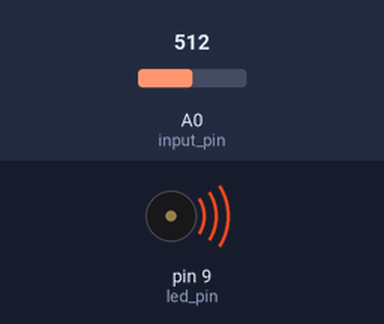
This sketch was run on a simulated Arduino Uno, built with avr-gcc and run on an emulated ATmega328P. Shown: buzzer (waves = sounding). The test bench sets the inputs (shaded band); at power-on: A0 (input_pin) = 512.

Above: at 1.2 s.
1.3 s: A0 (input_pin) set to 11
At 2.2 s:
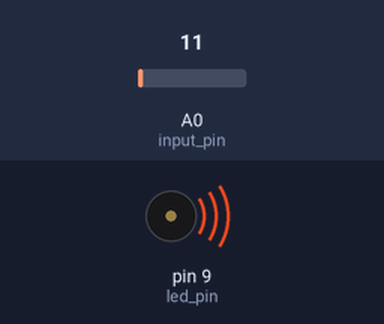
2.8 s: A0 (input_pin) set to 8
At 3.5 s:
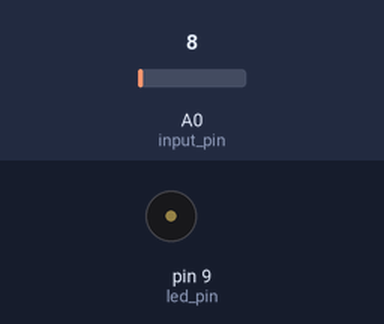
4.3 s: A0 (input_pin) set to 122
At 4.6 s:
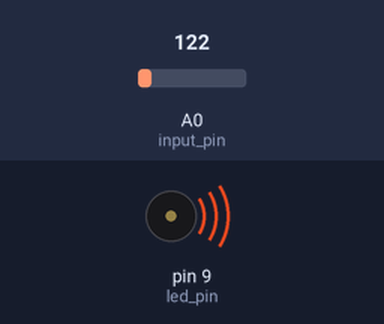
5.8 s: A0 (input_pin) set to 0
At 6.9 s:
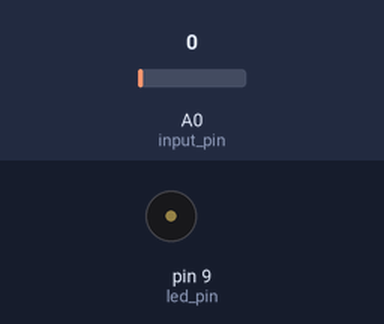
Timing chart, 0 to 8.3 s (numbered marks = the images above; inputs shaded):
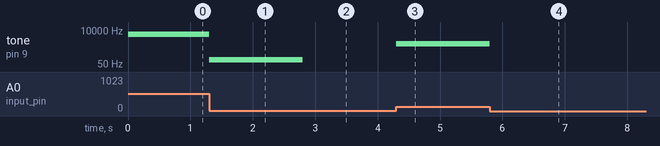

The sketch:

potentio-piezo.ino
```cpp
int input_pin= A0; // Use A0 as input (from potentiometer)
int led_pin = 9;  // Use pin 9 as output (for led, buzzer)

void setup() {
  pinMode(input_pin, INPUT); // input_pin should be set to input
  pinMode(led_pin, OUTPUT);  // led_pin should be set to output
}

void loop() {
 int input = analogRead(input_pin);
 tone(led_pin, (input/10)*100, 10);
}
```

Measured:
- the behaviour switches between 10 and 9 on A0 (input_pin) (found by bisection; images 1 and 2)
- after the input at 1.3 s, tone on pin 9 (led_pin): 5100 Hz → 100 Hz at once
- after the input at 2.8 s, tone on pin 9 (led_pin): 100 Hz → silent at once
- after the input at 4.3 s, tone on pin 9 (led_pin): silent → 1200 Hz at once
- after the input at 5.8 s, tone on pin 9 (led_pin): 1200 Hz → silent at once
